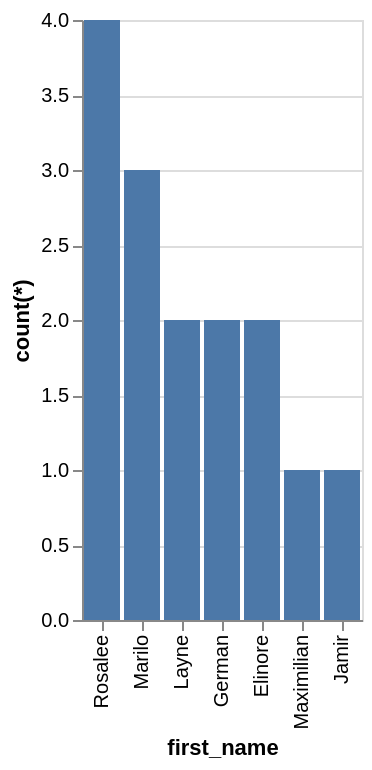

The specification (Vega-Lite) saved for this image:
### Vega-Lite specification from a JSON file in a GitHub repository (floating-point values rounded to 4 significant figures)
{"data": {"values": [{"x_data": "Rosalee", "y_data": 4}, {"x_data": "Marilo", "y_data": 3}, {"x_data": "Layne", "y_data": 2}, {"x_data": "German", "y_data": 2}, {"x_data": "Elinore", "y_data": 2}, {"x_data": "Maximilian", "y_data": 1}, {"x_data": "Jamir", "y_data": 1}]}, "mark": "bar", "encoding": {"x": {"field": "x_data", "type": "nominal", "title": "first_name", "sort": {"op": "sum", "field": "y_data", "order": "descending"}}, "y": {"field": "y_data", "type": "quantitative", "title": "count(*)"}}}
